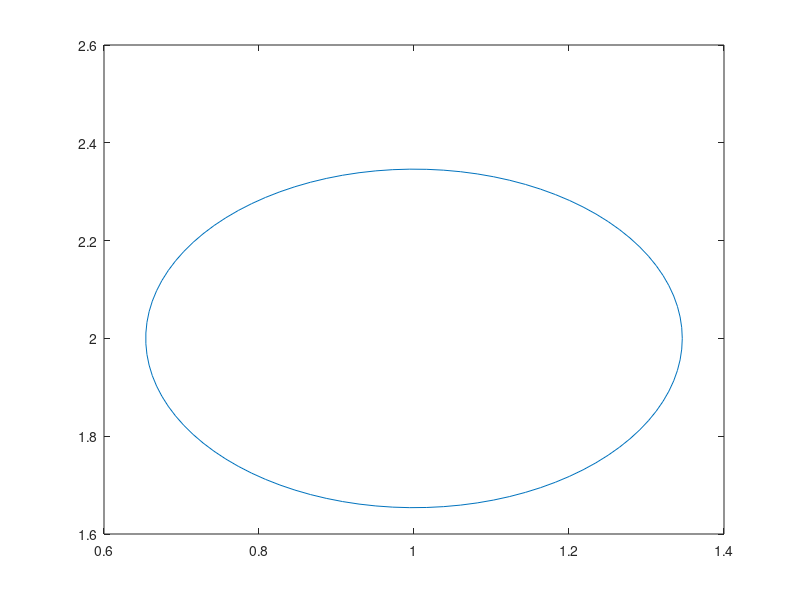
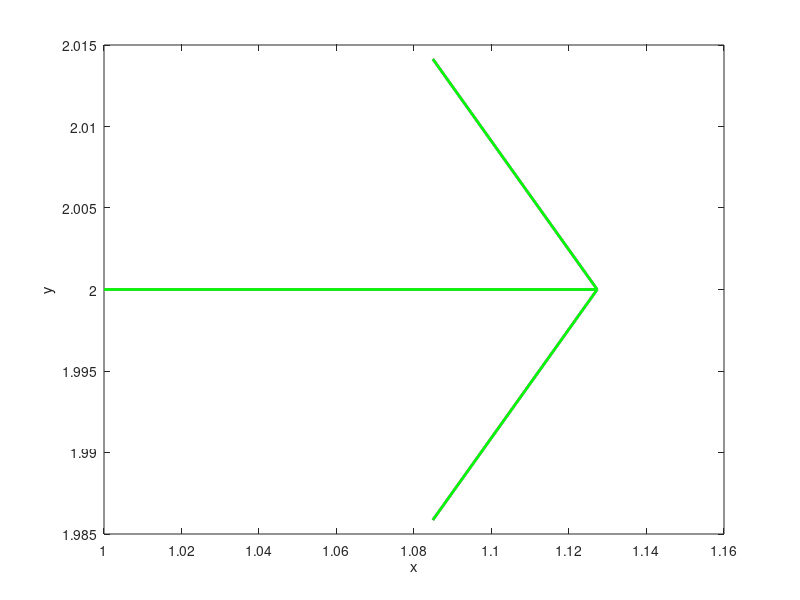

Recreate these plots in MATLAB, in order.
%% 

%% test for plot color shade
% A = 1:0.1:20;
% B = sin (A);
% plot(A,B);

%% test for randomly generate NaN in a matrix
% clear all; close all;
% numberOfMissing = 3;
% A = ones(4,15);
% ind = randi([1 size(A,1)] ,numberOfMissing,size(A,2));
% figure;histogram(ind,size(ind,2));
% for i = 1:size(A,2)
%     for j = 1: numberOfMissing
%         A(ind(j,i),i) = NaN;
%     end
% end    

%% test for randperm(Random permutation)
% clear all; close all;
% index1_NaN = randperm(6,3); % in this case, number from 1 to 6 will be all there, which is not what I want
% figure;histogram(index1_NaN,6);

%% test for H matrix with missing data
% nodes_Nums = 3;
%     syms N_xy x_m Z_e
%     numNodes = nodes_Nums; % <<<<<<<<<<<<<<<<<<<<<<<<<<<<<<<<<<<<<<<<<<<<<<<<<<<<<<<<<<<
%     N_x_n = sym('N_x_n%d%d', [2 numNodes]); % posNodes %[n_x1 n_x2 n_x3; n_y1 n_y2 n_y3]. i.e. 'N_x_n21' means the y_posi of the ist node 
%     x_m = sym('x_m%d', [4 1]); % time_updated state vector
%     if  nodes_Nums == 4
%             Z_e = [     % Z_e: expected measurements [numNodes 1]<<<<<<<<<<<<<<<<<<<<<<<<<<<<<<<<<<<<<<<<<<<<<<<<<
%            sqrt( (N_x_n(1,1) - x_m(1))^2 + (N_x_n(2,1) - x_m(2))^2 );
%            sqrt( (N_x_n(1,2) - x_m(1))^2 + (N_x_n(2,2) - x_m(2))^2 );
%            sqrt( (N_x_n(1,3) - x_m(1))^2 + (N_x_n(2,3) - x_m(2))^2 );
%            sqrt( (N_x_n(1,4) - x_m(1))^2 + (N_x_n(2,4) - x_m(2))^2 )
%            ];
%     end
%     if  nodes_Nums == 3
%             Z_e = [     % Z_e: expected measurements [numNodes 1]<<<<<<<<<<<<<<<<<<<<<<<<<<<<<<<<<<<<<<<<<<<<<<<<<
%             sqrt( (N_x_n(1,1) - x_m(1))^2 + (N_x_n(2,1) - x_m(2))^2 );
%             sqrt( (N_x_n(1,2) - x_m(1))^2 + (N_x_n(2,2) - x_m(2))^2 );
%             sqrt( (N_x_n(1,3) - x_m(1))^2 + (N_x_n(2,3) - x_m(2))^2 )
%             ];
%     end
%     Z_e = simplify(Z_e);
%     H_symbolic = jacobian(Z_e, x_m)
%     size(H_symbolic)
    
    
    
%% test for  error_ellipse
clear all;
close all;

% Mean and Covariance 
avg = [ 0 0 ]
covariance =  [ 0.02   0
                0   0.02 ]

[eigenvec, eigenval] = eig(covariance)

% Get the index of the largest eigenvector
[max_evc_ind_c, r] = find(eigenval == max(max(eigenval)));
max_evc = eigenvec(:, max_evc_ind_c);

% Get the largest eigenvalue
max_evl = max(max(eigenval));

% Get the smallest eigenvector and eigenvalue
if(max_evc_ind_c == 1)
    min_evl = max(eigenval(:,2))
    min_evc = eigenvec(:,2);
else
    min_evl = max(eigenval(:,1))
    min_evc = eigenvec(1,:);
end

% Calculate the angle between the x-axis and the largest eigenvector
angle = atan2(max_evc(2), max_evc(1));

% This angle is between -pi and pi.
% Let's shift it such that the angle is between 0 and 2pi
if(angle < 0)
    angle = angle + 2*pi;
end


% Get the 95% confidence interval error ellipse
chisquare_val = 2.4477;
theta_grid = linspace(0,2*pi);
phi = angle;
X0  = mean(1);
Y0  = mean(2);
a   = chisquare_val*sqrt(max_evl);
b   = chisquare_val*sqrt(min_evl);

% the ellipse in x and y coordinates 
ellipse_x_r  = a*cos( theta_grid );
ellipse_y_r  = b*sin( theta_grid );

%Define a rotation matrix
R = [ cos(phi) sin(phi); -sin(phi) cos(phi) ];

%let's rotate the ellipse to some angle phi
r_ellipse = [ellipse_x_r;ellipse_y_r]' * R;

% Draw the error ellipse
figure;
plot(r_ellipse(:,1) + X0,r_ellipse(:,2) + Y0,'-')
hold on;

% Plot the original data
%figure;
%plot(data(:,1), data(:,2), '.');
%mindata = min(min(data));
%maxdata = max(max(data));
%xlim([mindata-3, maxdata+3]);
%ylim([mindata-3, maxdata+3]);
%hold on;

% Plot the eigenvectors
figure;
quiver(X0, Y0, max_evc(1)*sqrt(max_evl), max_evc(2)*sqrt(max_evl), '-m', 'LineWidth',2);
hold on;
quiver(X0, Y0, min_evc(1)*sqrt(min_evl), min_evc(2)*sqrt(min_evl), '-g', 'LineWidth',2);

% Set the axis labels
hXLabel = xlabel('x');
hYLabel = ylabel('y');


pause()